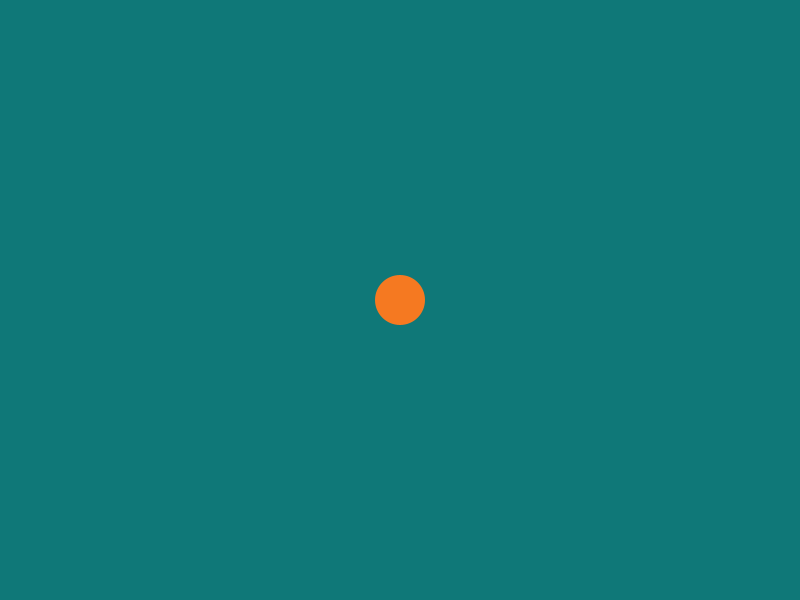
Frame 1 (no input)
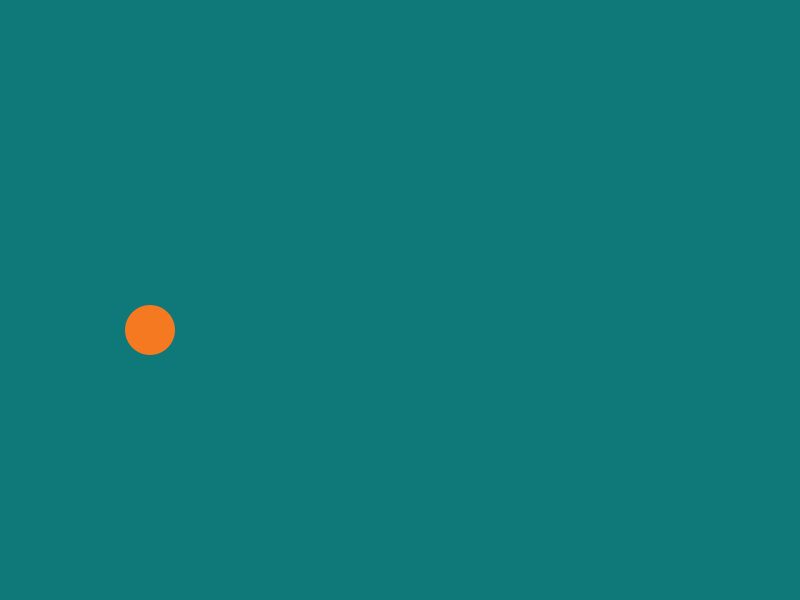
Frame 60 (the mouse pressed at the canvas centre just before this capture)
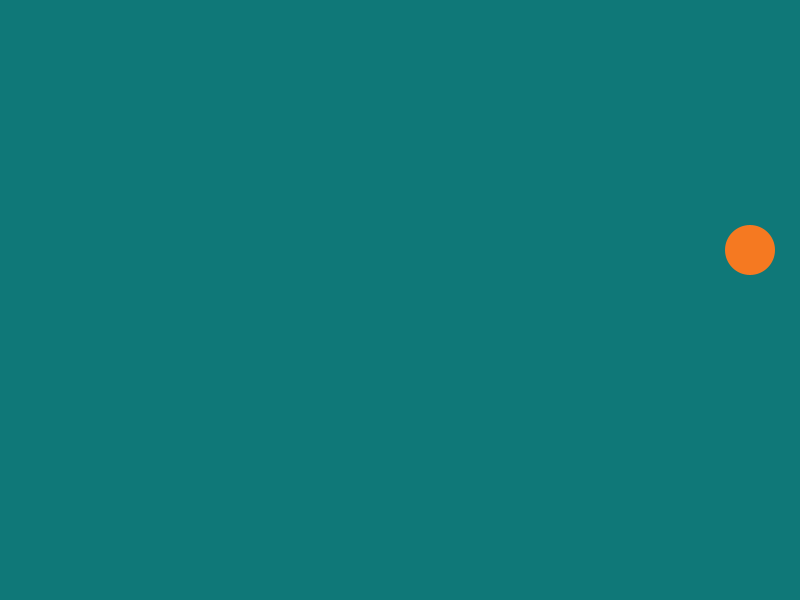
Frame 120 (the mouse held since frame 60 and released just before this capture)

The Processing sketch that drew these frames (run headless with seeded random() and noise(); from frame 60 on, the mouse is pressed at the canvas centre):

// Processing sketch: proc_bevezeto
// ── proc_bevezeto.pde
float x = 0;
float y = 0;
float dx = 50;
float dy = 10;

void setup () {
  size(800, 600);
  x = width/2;
  y = height/2;
}

void draw () {
  background (15, 120, 120);
  noStroke();
  fill(245, 121, 33);
  circle(x, y, 50);
    x = x + dx;
    if (x > width) dx = -dx;
    if (x < 0) dx = -dx;
    y = y + dy;
    if (y > height) dy = -dy;
    if (y < 0) dy = -dy;
}
